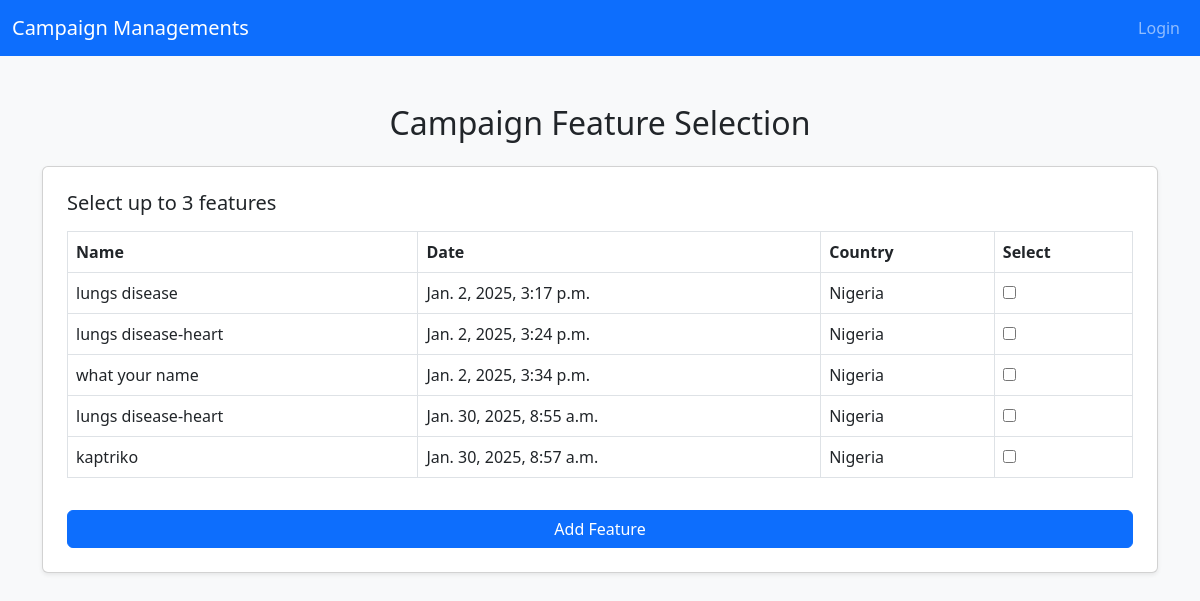
Page /admix/feature on the committed database.
### base/models.py (models this page shows, shortened)
class Campaign(models.Model):
    CATEGORY_CHOICES = [
        ('organisation/charity/npo/pbo', 'Organisation/Charity/NPO/PBO'),
        ('in loving memory of', 'In Loving Memory Of'),
        ('fire/drought/disaster/support', 'Fire/Drought/Disaster/Support'),
        ('education & training', 'Education & Training'),
        ('sport', 'sport'),
        ('Social welfare/commnity development/support', 'Social Welfare/Commnity Development/Support'),
        ('youth', 'youth'),
        ('arts & culture', 'Arts & Culture'),
        ('Nature conservation', 'Nature Conservation'),
        ('Animal Welfare/outreach', 'Animal Welfare/Outreach'),
        ('Vehicle', 'Vehicle'),
        ('Home', 'Home'),
        ('Business/App', 'Business/App'),
        ('legal', 'Legal'),
        ('Other', 'Other'),
    ]
    EVENT_CHOICE  = [
        ('aQuelle Midmar Mile 2025', 'aQuelle Midmar Mile 2025'),
        ('Hyrox johannesburg|Season 24/25', 'Hyrox johannesburg|Season 24/25'),
        ('vusa24', 'vusa24'),
        ('Comrades 2024', 'Comrades 2024'),
        ('WESEEYOU EVENT', 'WESEEYOU EVENT'),
        ('AMASHOVA DURBA CLASSIC', 'AMASHOVA DURBA CLASSIC'),
        ('IRONMAN 70.3 -2024', 'IRONMAN 70.3 -2024'),
        ('ANNUAL KIDS CHRISTMAS PARTY', 'ANNUAL KIDS CHRISTMAS PARTY'),
        ('aQuelle Midmar Mile 2025', 'aQuelle Midmar Mile 2025'),
    ]
    SECTOR_CHOICE = [
        ('child welfare','Child Welfare'),
        ('education','Education'),
        ('Community development','Community Development'),
        ('Environmental','Environmental'),
        ('Health','Health'),
        ('medical','Medical'),
    ]
    campaign_name = models.CharField( max_length=50)
    monetary = models.DecimalField( max_digits=15, decimal_places=2)
    category = models.CharField(max_length=100 , choices= CATEGORY_CHOICES)
    story = models.TextField()
    sector = models.CharField(max_length=100, choices=SECTOR_CHOICE, null=True)
    event = models.CharField(max_length=100, choices=EVENT_CHOICE)
    start_date = models.DateTimeField(auto_now_add=True)
    end_date = models.DateTimeField(auto_now_add=True)
    images = models.ImageField(upload_to='images/')
    video_url = models.URLField(max_length=1000 , blank=True)
    social_link  = models.URLField( max_length=1000, blank=True)
    address = models.CharField(max_length=100,null=True)
    address1 = models.CharField(max_length=100)
    city  = models.CharField( max_length=100)
    zipcode = models.CharField( max_length=50)
    state = models.CharField(max_length=50)
    country = CountryField(blank_label='(select country)', null=True, blank=True)
    organization_payment = models.BooleanField(default=False)
    single_payment = models.BooleanField(default=False)
    is_featured = models.BooleanField(default=False)
    user = models.ForeignKey(CustomUser, on_delete=models.CASCADE,blank=True,null=True)
    goal = models.DecimalField(max_digits=10, decimal_places=2,default=0.00)
    token = models.CharField( max_length=32, unique=True, blank=True, default=generate_unique_token)
    is_launch =models.BooleanField(default=False)
    is_status = models.BooleanField(default=False)
    is_emergency =models.BooleanField(default=False)
    is_trending = models.BooleanField(default=False)

### admix/views.py (the view)
# urls.py: path('feature',feature,name='feature'),
def feature(request):
    feature = Campaign.objects.all()
    context = {
        'feature':feature
    }
    return render (request,  'admin/feature.html',context)

### base/templates/admin/feature.html (shortened to what this page needs)
{% extends "admin/admin-base.html" %}
{% block content %}
    <link href="https://cdn.jsdelivr.net/npm/bootstrap@5.3.0/dist/css/bootstrap.min.css" rel="stylesheet">
</head>
<body class="bg-light">
    <div class="container mt-5">
        <h2 class="mb-4 text-center">Campaign Feature Selection</h2>
        <div class="card p-4 shadow-sm">
            <h5 class="mb-3">Select up to 3 features</h5>
            <table class="table table-bordered">
                <thead>
                    <tr>
                        <th>Name</th>
                        <th>Date</th>
                        <th>Country</th>
                        <th>Select</th>
                    </tr>
                </thead>
                <tbody>
                    {% if feature %}
                    {% for feature  in  feature %}
                    <tr>
                        <td>{{feature.campaign_name}}</td>
                        <td>{{feature.start_date}}</td>
                        <td>{{feature.country.name}}</td>
                        <td><input type="checkbox" data-id="{{ feature.id }}"  onchange="limitSelection()"></td>
                    </tr>
                    {% endfor %}
                    {% endif %}
                </tbody>
            </table>
            <button type="button" class="btn btn-primary mt-3" onclick="openConfirmationModal()">Add Feature</button>
        </div>
    </div>
 {% endblock content %}

### base/templates/admin/admin-base.html (style rules this page uses)
body { background-color: #f8f9fa; }
.card { border-radius: 10px; overflow: hidden; }
.btn-primary { border-radius: 20px; }

### rows in the picture
Campaign: campaign_name "lungs disease", start_date "Jan. 2, 2025, 3:17 p.m.", country.name "Nigeria"
Campaign: campaign_name "lungs disease-heart", start_date "Jan. 2, 2025, 3:24 p.m.", country.name "Nigeria"
Campaign: campaign_name "what your name", start_date "Jan. 2, 2025, 3:34 p.m.", country.name "Nigeria"
Campaign: campaign_name "lungs disease-heart", start_date "Jan. 30, 2025, 8:55 a.m.", country.name "Nigeria"
Campaign: campaign_name "kaptriko", start_date "Jan. 30, 2025, 8:57 a.m.", country.name "Nigeria"
